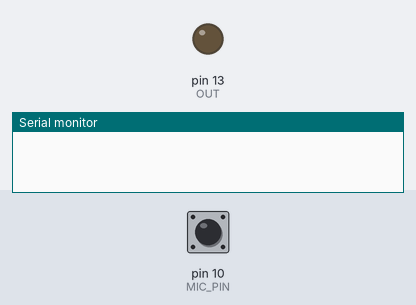
Bench run of a sketch on a simulated Arduino Uno, built with avr-gcc and run on an emulated ATmega328P. On the bench: output pins drawn as LEDs (lit = HIGH), the last lines printed to the serial monitor. The test bench sets the inputs (shaded band); at power-on: pin 10 (MIC_PIN) LOW.

Above: at 1.2 s.
1.3 s: pin 10 (MIC_PIN) pulsed HIGH 5 times (0.12 s each, 0.3 s apart)
At 3.0 s:
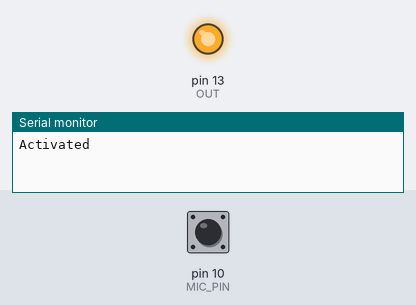
Timing chart, 0 to 4.5 s (numbered marks = the images above; inputs shaded):
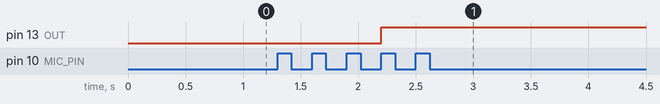

The sketch:

Mic_arduino.ino
```cpp
#define TRIG_PIN 8
#define ECHO_PIN 9
#define MIC_PIN 10
#define OUT LED_BUILTIN

int val=1;
int val_prec=1;
unsigned long timeout = 400000;

void setup() {
  Serial.begin(9600);
  pinMode(MIC_PIN, INPUT);
  pinMode(LED_BUILTIN, OUTPUT);
  digitalWrite(OUT,LOW);
}

void loop() {
      unsigned long tempo = pulseIn(MIC_PIN, LOW, timeout);
      if(tempo>0) {
        delay(200);
        tempo = pulseIn(MIC_PIN, LOW, timeout);
        if(tempo>0) Activate();
        }
}

void Activate(){
  Serial.println("Activated");
  int out = digitalRead(OUT);
  if(out==1) digitalWrite(OUT,LOW);
  else digitalWrite(OUT,HIGH);
  delay(1000);
}
```

Measured:
- after the input at 1.3 s, pin 13 (OUT): LOW → HIGH after 0.90 s
